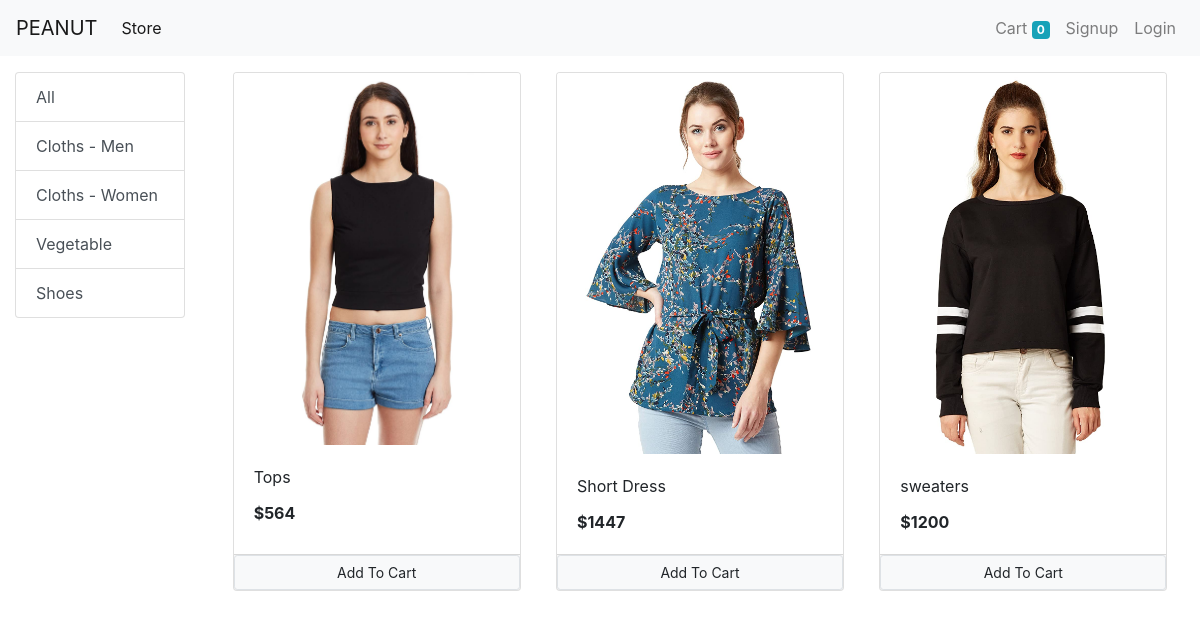
The app's page /?category=2 with its own data.
### store/models/category.py (models this page shows, shortened)
class Category(models.Model):
    name = models.CharField(max_length=20)
    @staticmethod
    def get_all_categories():
        return Category.objects.all()

### store/models/product.py (models this page shows, shortened)
class Product(models.Model):
    name = models.CharField(max_length=50)
    price= models.IntegerField(default=0)
    category = models.ForeignKey(Category, on_delete=models.CASCADE, default=1)
    description = models.CharField(max_length=200, default='', null=True, blank=True)
    image = models.ImageField(upload_to='uploads/products/')
    @staticmethod
    def get_all_products_by_category_id(category_id):
        if category_id:
            return Product.objects.filter(category = category_id)
        else:
            return Product.get_all_products()

### store/views/home.py (the view, shortened to what this page needs)
# urls.py: path('', home.Index.as_view(), name='index'),
class Index(View):
    def get(self, request):
        cart = request.session.get('cart')
        if not cart:
            request.session.cart = {}
        products = None
        categories = Category.get_all_categories()
        categoryID = request.GET.get('category')
        if categoryID:
            products = Product.get_all_products_by_category_id(categoryID)
        else:
            products = Product.get_all_products()
        data = {}
        data['products'] = products
        data['categories'] = categories
        return render(request, 'index.html', data)

### store/templatetags/cart.py (called while the page is built)
@register.filter(name='is_in_cart')
def is_in_cart(product, cart):
    for id in cart.keys():
        if int(id) == product.id:
            return True
    return False

### store/templates/index.html (shortened to what this page needs)
{% extends "base.html" %}
{% block content %}
{% load cart %}
<div class="container-fluid mt-3">
   <div class="row">
    <div class="col-lg-2 mx-auto">
      <div class="list-group">
        <a href="/" class="list-group-item
         list-group-item-action">All</a>
        {% for category in categories %}
        <a href="/?category={{ category.id }}" class="list-group-item
         list-group-item-action">{{ category.name }}</a>
         {% endfor %}
      </div>
    </div>
     <div id = 'products' class='col-lg-10 mx-auto'>
      <div class="row mx-auto">
        {% for product in products %}
      <div class="card mx-auto mb-3" style="width: 18rem;" id={{ product.id }}>
        <img src="{{ product.image.url }}" class="card-img-top" alt="...">
        <div class="card-body">
          <p class="card-title">{{ product.name }}</p>
          <p class="card-text"><b>${{ product.price }}</b></p>
        </div>
        <div class="card-footer p-0">
          {% if product|is_in_cart:request.session.cart %}
          <div class="row no-gutters">
            <form action="/#{{ product.id }}" class="col-2" method="POST">{% csrf_token %}
              <input hidden type="text" name="product" value="{{ product.id }}">
              <input hidden type="text" name="remove" value=True>
              <input type="submit" value=" - " class="btn border btn-block btn-light"">
            </form>
            <div class = "text-center col">{{ product|cart_quantity:request.session.cart }} in cart</div>
            <form action="/#{{ product.id }}" class="col-2" method="POST">{% csrf_token %}
              <input hidden type="text" name="product" value="{{ product.id }}">
              <input type="submit" value=" + " class="btn border btn-block btn-light">
            </form>
          </div>
          {% else %}
          <form action="/#{{ product.id }}" method="POST" class="btn-block">
            <input type='submit' class="float-right btn btn-light border btn-sm form-control" value="Add To Cart">
          </form>
          {% endif %}
        </div>
      </div>
    {% endfor %}
      </div>
     </div>
  </div>
{% endblock %}

### records on screen
Category: name "Cloths - Men"
Category: name "Cloths - Women"
Category: name "Vegetable"
Category: name "Shoes"
Product: image (picture), name "Tops", price "564"
Product: image (picture), name "Short Dress", price "1447"
Product: image (picture), name "sweaters", price "1200"

### other values on screen
{{ request.session.cart.keys|length }} "0"
